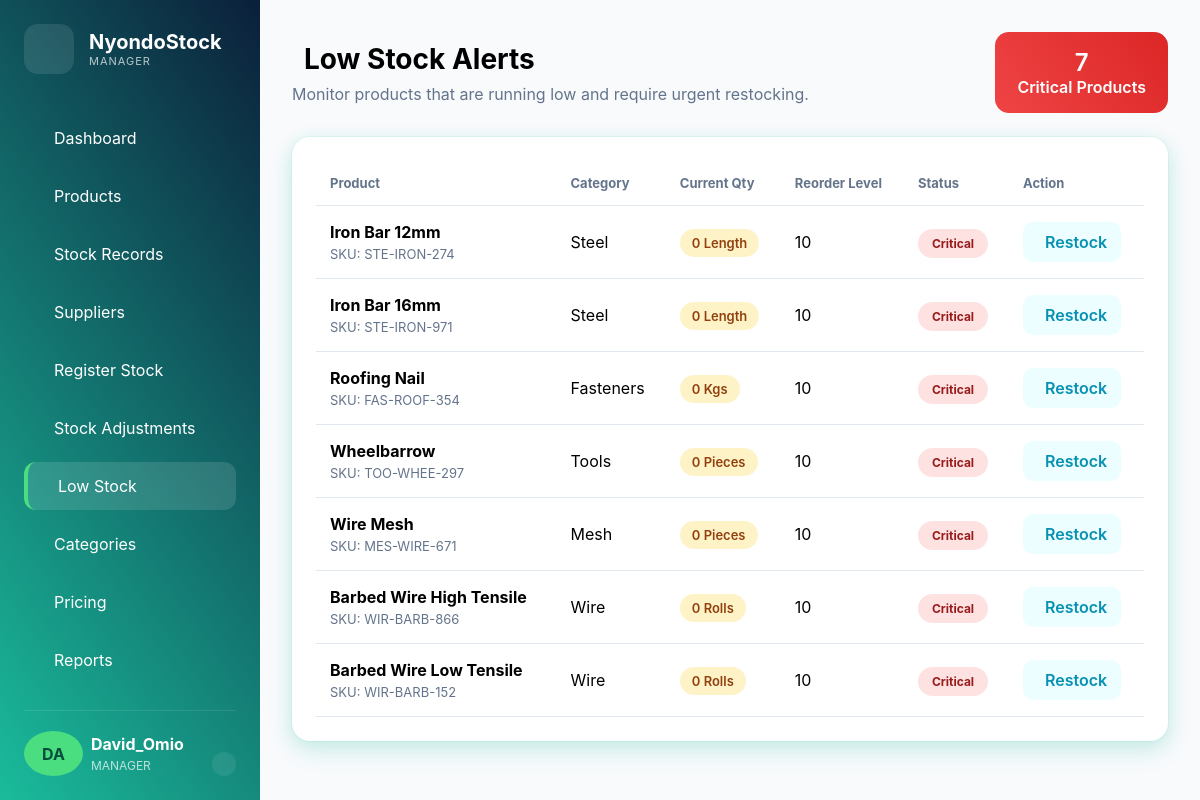
The app's page /low_stock/ (signed in), older data.
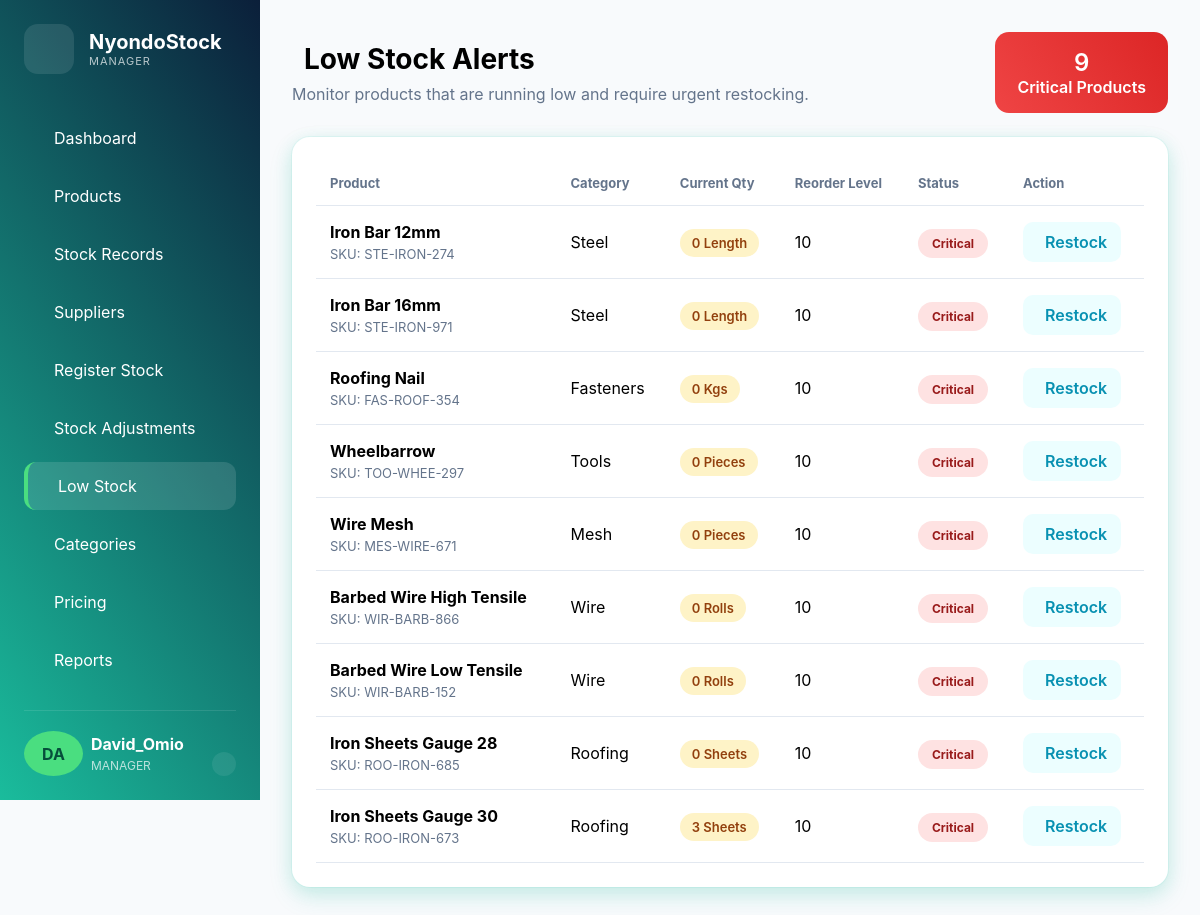
The same page, newer data.
### inventory_app/models.py (models this page shows, shortened)
class Product(models.Model):
    UNIT_CHOICES = [
        ('Bags', 'Bags'),
        ('Pieces', 'Pieces'),
        ('Kgs', 'Kgs'),
        ('Rolls', 'Rolls'),
        ('Tonnes', 'Tonnes'),
        ('Length', 'Length'),
        ('Sheets', 'Sheets'),
    ]
    category = models.ForeignKey(Category, on_delete=models.CASCADE)
    sku = models.CharField(max_length=50, unique=True, blank=True, null=True)
    product_name = models.CharField(max_length=100)
    unit = models.CharField(max_length=20, choices=UNIT_CHOICES)
    unit_cost = models.DecimalField(max_digits=10, decimal_places=2, default=0)
    normal_percentage = models.DecimalField(
    max_digits=5,
    decimal_places=2,
    default=25
)
    retail_percentage = models.DecimalField(
    max_digits=5,
    decimal_places=2,
    default=20
    )
    wholesale_percentage = models.DecimalField(
    max_digits=5,
    decimal_places=2,
    default=10
   )
    normal_price = models.DecimalField(max_digits=10, decimal_places=2, default=0)
    retail_price = models.DecimalField(max_digits=10, decimal_places=2, default=0)
    wholesale_price = models.DecimalField(max_digits=10, decimal_places=2, default=0)
    quantity = models.PositiveIntegerField(default=0)
    reorder_level = models.PositiveIntegerField(default=10)
    eligible_for_scheme = models.BooleanField(
    default=False)
    is_active = models.BooleanField(default=True)
    created_at = models.DateTimeField(auto_now_add=True)

class Category(models.Model):
    category_name = models.CharField(max_length=100, unique=True)

### inventory_app/views.py (the view)
# urls.py: path('low_stock/', views.low_stock,name='low_stock'),
@login_required
@allowed_roles(['ADMIN', 'MANAGER'])
def low_stock(request):
    products = Product.objects.filter(
        quantity__lte=models.F('reorder_level')
    ).order_by('quantity')
    total_low_stock = products.count()
    context = {
        'products': products,
        'total_low_stock': total_low_stock
    }
    return render(
        request,
        'manager/low_stock.html',
        context
    )

### templates/manager/low_stock.html (shortened to what this page needs)
{% extends 'manager/base_manager.html' %}
{% block content %}
<div class="page-header">
    <div>
        <h1>
            Low Stock Alerts
        </h1>
        <p>
            Monitor products that are running low
            and require urgent restocking.
        </p>
    </div>
    <div class="alert-counter">
        <span>{{ total_low_stock }}</span>
        Critical Products
    </div>
</div>
<div class="card">
    <div class="table-wrapper table-responsive">
        <table>
            <thead>
                <tr>
                    <th>Product</th>
                    <th>Category</th>
                    <th>Current Qty</th>
                    <th>Reorder Level</th>
                    <th>Status</th>
                    <th>Action</th>
                </tr>
            </thead>
            <tbody>
                {% for product in products %}
                <tr>
                    <td>
                        <div class="product-info">
                            <strong>
                                {{ product.product_name }}
                            </strong>
                            <span>
                                SKU:
                                {{ product.sku }}
                            </span>
                        </div>
                    </td>
                    <td>
                        {{ product.category.category_name }}
                    </td>
                    <td>
                        <span class="qty-badge">
                            {{ product.quantity }}
                            {{ product.unit }}
                        </span>
                    </td>
                    <td>
                        {{ product.reorder_level }}
                    </td>
                    <td>
                        {% if product.quantity <= 5 %}
                            <span class="status critical">
                                Critical
                            </span>
                        {% else %}
                            <span class="status warning">
                                Low Stock
                            </span>
                        {% endif %}
                    </td>
                    <td>
                        <a
                        href="{% url 'register_stock' %}"
                        class="restock-btn">
                            Restock
                        </a>
                    </td>
                </tr>
                {% endfor %}
            </tbody>
        </table>
    </div>
</div>
{% endblock %}

### templates/manager/partials/sidebar.html (shortened to what this page needs)
<aside class="sidebar">
    <div class="logo-section">
        <div class="logo-icon">
        </div>
        <div>
            <h2>NyondoStock</h2>
            <p>
            <span>
                {% for group in request.user.groups.all %}
                {{ group.name }}
                {% endfor %}
            </span>
            </p>
        </div>
    </div>
    {% for group in request.user.groups.all %}
    {% if group.name == 'ADMIN' or group.name == 'MANAGER' %}
        <nav class="nav-menu">
        <a href="{% url 'manager_dashboard' %}"
        class="nav-item {% if request.resolver_match.url_name == 'manager_dashboard' %}active{% endif %}">
            Dashboard
        </a>
        <a href="{% url 'product_list' %}"class="nav-item {% if request.resolver_match.url_name == 'product_list' %}active{% endif %}">
            Products
        </a>
        <a href="{% url 'stock_history' %}"class="nav-item {% if request.resolver_match.url_name == 'stock_history' %}active{% endif %}">
            Stock Records
        </a>
        <a href="{% url 'supplier_list' %}"
        class="nav-item {% if request.resolver_match.url_name == 'supplier_list' %}active{% endif %}">
            Suppliers
        </a>
        <a href="{% url 'register_stock' %}"
        class="nav-item {% if request.resolver_match.url_name == 'register_stock' %}active{% endif %}">
            Register Stock
        </a>
        <a href="{% url 'stock_adjustments' %}"
        class="nav-item {% if request.resolver_match.url_name == 'stock_adjustments' %}active{% endif %}">
            Stock Adjustments
        </a>
        <a href="{% url 'low_stock' %}"
        class="nav-item {% if request.resolver_match.url_name == 'low_stock' %}active{% endif %}">
            Low Stock
        </a>
        <a href="{% url 'category_list' %}"class="nav-item {% if request.resolver_match.url_name == 'category_list' %}active{% endif %}">
            Categories
        </a>
        <a href="{% url 'pricing_list' %}" class="nav-item {% if request.resolver_match.url_name == 'pricing_list' %}active{% endif %}">
            Pricing
        </a>
        <a href="{% url 'reports_dashboard' %}" class="nav-item {% if request.resolver_match.url_name == 'reports_dashboard' %}active{% endif %}">
            Reports
        </a>
    </nav>
    {% endif %}
    {% endfor %}
    <div class="sidebar-footer">
        <div class="avatar">
            {{ request.user.username|slice:":2"|upper }}
        </div>
        <div class="user-details">
             <div style="display: inline-block;">
            <strong>
                {{ request.user.username }}
            </strong>
            <span>
                {% for group in request.user.groups.all %}
                {{ group.name }}
                {% endfor %}
            </span>
            </div>
            <a href="{% url 'logout' %}" class="logout-btn">
            </a>
        </div>
    </div>
</aside>

Row changes from the older to the newer data that the page shows:
now on this page (row edited): Product: product_name "Iron Sheets Gauge 28", sku "ROO-IRON-685", category.category_name "Roofing", quantity "0", unit "Sheets", reorder_level "10", shows "Critical"
now on this page (row edited): Product: product_name "Iron Sheets Gauge 30", sku "ROO-IRON-673", category.category_name "Roofing", quantity "3", unit "Sheets", reorder_level "10", shows "Critical"
Text that changed along with them:
{{ total_low_stock }}: "7" → "9"
